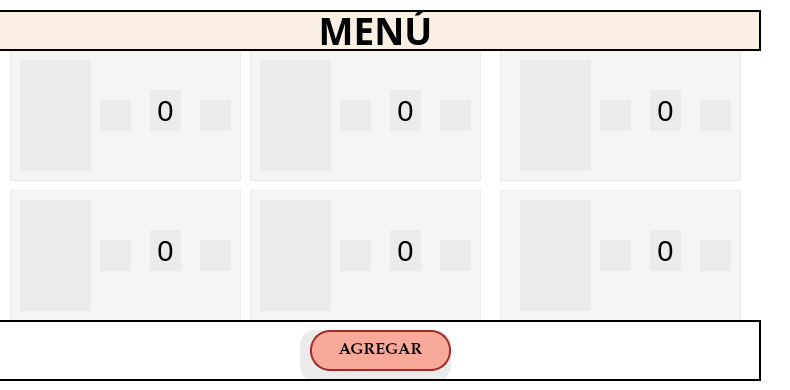
    <widget class="QWidget" name="page_menu">
     <property name="styleSheet">
      <string notr="true">background: white; 
</string>
     </property>
     <widget class="QLabel" name="inicioPagMenu">
      <property name="geometry">
       <rect>
        <x>-10</x>
        <y>10</y>
        <width>771</width>
        <height>41</height>
       </rect>
      </property>
      <property name="font">
       <font>
        <family>Roman</family>
        <pointsize>28</pointsize>
        <bold>true</bold>
       </font>
      </property>
      <property name="styleSheet">
       <string notr="true">border: 2px solid rgb(0, 0, 0); 
background: rgba(222, 175, 110,50)
</string>
      </property>
      <property name="text">
       <string>MENÚ</string>
      </property>
      <property name="alignment">
       <set>Qt::AlignmentFlag::AlignCenter</set>
      </property>
     </widget>
     <widget class="QFrame" name="frMocha">
      <property name="geometry">
       <rect>
        <x>10</x>
        <y>50</y>
        <width>231</width>
        <height>131</height>
       </rect>
      </property>
      <property name="styleSheet">
       <string notr="true">background:rgba(0, 0, 0, 10); 
border-color:black; 
</string>
      </property>
      <property name="frameShape">
       <enum>QFrame::Shape::StyledPanel</enum>
      </property>
      <property name="frameShadow">
       <enum>QFrame::Shadow::Raised</enum>
      </property>
      <widget class="QLabel" name="lbMocha">
       <property name="geometry">
        <rect>
         <x>10</x>
         <y>10</y>
         <width>71</width>
         <height>111</height>
        </rect>
       </property>
       <property name="styleSheet">
        <string notr="true">
background-repeat: no-repeat;
background-position: center;
border-image: url(:/imagenes/mocha.png) 0 0 0 0 stretch stretch;</string>
       </property>
       <property name="text">
        <string/>
       </property>
      </widget>
      <widget class="QPushButton" name="btnMasMocha">
       <property name="geometry">
        <rect>
         <x>190</x>
         <y>50</y>
         <width>31</width>
         <height>31</height>
        </rect>
       </property>
       <property name="cursor">
        <cursorShape>PointingHandCursor</cursorShape>
       </property>
       <property name="styleSheet">
        <string notr="true">border-radius: 20px; 
    background-repeat: no-repeat;
    background-position: center;
border-image: url(:/imagenes/mas.png) 0 0 0 0 stretch stretch;

</string>
       </property>
       <property name="text">
        <string/>
       </property>
      </widget>
      <widget class="QLabel" name="lbMochaCont">
       <property name="geometry">
        <rect>
         <x>140</x>
         <y>40</y>
         <width>31</width>
         <height>41</height>
        </rect>
       </property>
       <property name="font">
        <font>
         <pointsize>22</pointsize>
         <bold>false</bold>
        </font>
       </property>
       <property name="text">
        <string>0</string>
       </property>
       <property name="alignment">
        <set>Qt::AlignmentFlag::AlignCenter</set>
       </property>
      </widget>
      <widget class="QPushButton" name="btnMenosMocha">
       <property name="geometry">
        <rect>
         <x>90</x>
         <y>50</y>
         <width>31</width>
         <height>31</height>
        </rect>
       </property>
       <property name="cursor">
        <cursorShape>PointingHandCursor</cursorShape>
       </property>
       <property name="styleSheet">
        <string notr="true">border-radius: 20px; 
    background-repeat: no-repeat;
    background-position: center;
border-image: url(:/imagenes/menos.png) 0 0 0 0 stretch stretch;

</string>
       </property>
       <property name="text">
        <string/>
       </property>
      </widget>
     </widget>
     <widget class="QFrame" name="frLatte">
      <property name="geometry">
       <rect>
        <x>500</x>
        <y>50</y>
        <width>241</width>
        <height>131</height>
       </rect>
      </property>
      <property name="styleSheet">
       <string notr="true">background:rgba(0, 0, 0, 10); 
border-color:black; 
</string>
      </property>
      <property name="frameShape">
       <enum>QFrame::Shape::StyledPanel</enum>
      </property>
      <property name="frameShadow">
       <enum>QFrame::Shadow::Raised</enum>
      </property>
      <widget class="QLabel" name="lbLatte">
       <property name="geometry">
        <rect>
         <x>20</x>
         <y>10</y>
         <width>71</width>
         <height>111</height>
        </rect>
       </property>
       <property name="styleSheet">
        <string notr="true">border-image: url(:/imagenes/latte.png) 0 0 0 0 stretch stretch;
background-repeat: no-repeat;
background-position: center;</string>
       </property>
       <property name="text">
        <string/>
       </property>
      </widget>
      <widget class="QPushButton" name="btnMasLatte">
       <property name="geometry">
        <rect>
         <x>200</x>
         <y>50</y>
         <width>31</width>
         <height>31</height>
        </rect>
       </property>
       <property name="cursor">
        <cursorShape>PointingHandCursor</cursorShape>
       </property>
       <property name="styleSheet">
        <string notr="true">border-radius: 20px; 
    background-repeat: no-repeat;
    background-position: center;
border-image: url(:/imagenes/mas.png) 0 0 0 0 stretch stretch;

</string>
       </property>
       <property name="text">
        <string/>
       </property>
      </widget>
      <widget class="QLabel" name="lbLatteCont">
       <property name="geometry">
        <rect>
         <x>150</x>
         <y>40</y>
         <width>31</width>
         <height>41</height>
        </rect>
       </property>
       <property name="font">
        <font>
         <pointsize>22</pointsize>
         <bold>false</bold>
        </font>
       </property>
       <property name="text">
        <string>0</string>
       </property>
       <property name="alignment">
        <set>Qt::AlignmentFlag::AlignCenter</set>
       </property>
      </widget>
      <widget class="QPushButton" name="btnMenosLatte">
       <property name="geometry">
        <rect>
         <x>100</x>
         <y>50</y>
         <width>31</width>
         <height>31</height>
        </rect>
       </property>
       <property name="cursor">
        <cursorShape>PointingHandCursor</cursorShape>
       </property>
       <property name="styleSheet">
        <string notr="true">border-radius: 20px; 
    background-repeat: no-repeat;
    background-position: center;
border-image: url(:/imagenes/menos.png) 0 0 0 0 stretch stretch;

</string>
       </property>
       <property name="text">
        <string/>
       </property>
      </widget>
     </widget>
     <widget class="QFrame" name="frCaramelo">
      <property name="geometry">
       <rect>
        <x>250</x>
        <y>50</y>
        <width>231</width>
        <height>131</height>
       </rect>
      </property>
      <property name="styleSheet">
       <string notr="true">background:rgba(0, 0, 0, 10); 
border-color:black; 
</string>
      </property>
      <property name="frameShape">
       <enum>QFrame::Shape::StyledPanel</enum>
      </property>
      <property name="frameShadow">
       <enum>QFrame::Shadow::Raised</enum>
      </property>
      <widget class="QLabel" name="lbCaramelo">
       <property name="geometry">
        <rect>
         <x>10</x>
         <y>10</y>
         <width>71</width>
         <height>111</height>
        </rect>
       </property>
       <property name="styleSheet">
        <string notr="true">
background-repeat: no-repeat;
background-position: center;
border-image: url(:/imagenes/caramel.png) 0 0 0 0 stretch stretch;</string>
       </property>
       <property name="text">
        <string/>
       </property>
      </widget>
      <widget class="QPushButton" name="btnMasCaramelo">
       <property name="geometry">
        <rect>
         <x>190</x>
         <y>50</y>
         <width>31</width>
         <height>31</height>
        </rect>
       </property>
       <property name="cursor">
        <cursorShape>PointingHandCursor</cursorShape>
       </property>
       <property name="styleSheet">
        <string notr="true">border-radius: 20px; 
    background-repeat: no-repeat;
    background-position: center;
border-image: url(:/imagenes/mas.png) 0 0 0 0 stretch stretch;

</string>
       </property>
       <property name="text">
        <string/>
       </property>
      </widget>
      <widget class="QLabel" name="lbCarameloCont">
       <property name="geometry">
        <rect>
         <x>140</x>
         <y>40</y>
         <width>31</width>
         <height>41</height>
        </rect>
       </property>
       <property name="font">
        <font>
         <pointsize>22</pointsize>
         <bold>false</bold>
        </font>
       </property>
       <property name="text">
        <string>0</string>
       </property>
       <property name="alignment">
        <set>Qt::AlignmentFlag::AlignCenter</set>
       </property>
      </widget>
      <widget class="QPushButton" name="btnMenosCaramelo">
       <property name="geometry">
        <rect>
         <x>90</x>
         <y>50</y>
         <width>31</width>
         <height>31</height>
        </rect>
       </property>
       <property name="cursor">
        <cursorShape>PointingHandCursor</cursorShape>
       </property>
       <property name="styleSheet">
        <string notr="true">border-radius: 20px; 
    background-repeat: no-repeat;
    background-position: center;
border-image: url(:/imagenes/menos.png) 0 0 0 0 stretch stretch;

</string>
       </property>
       <property name="text">
        <string/>
       </property>
      </widget>
     </widget>
     <widget class="QFrame" name="finPagMenu">
      <property name="geometry">
       <rect>
        <x>-20</x>
        <y>320</y>
        <width>781</width>
        <height>61</height>
       </rect>
      </property>
      <property name="styleSheet">
       <string notr="true">border: 2px solid black;</string>
      </property>
      <property name="frameShape">
       <enum>QFrame::Shape::StyledPanel</enum>
      </property>
      <property name="frameShadow">
       <enum>QFrame::Shadow::Raised</enum>
      </property>
      <widget class="QFrame" name="Sombra">
       <property name="geometry">
        <rect>
         <x>320</x>
         <y>10</y>
         <width>151</width>
         <height>51</height>
        </rect>
       </property>
       <property name="styleSheet">
        <string notr="true">background: rgba(0, 0, 0, 20);
border-radius: 15px; 
border:none; 
</string>
       </property>
       <property name="frameShape">
        <enum>QFrame::Shape::StyledPanel</enum>
       </property>
       <property name="frameShadow">
        <enum>QFrame::Shadow::Raised</enum>
       </property>
       <widget class="QPushButton" name="btnAgregar">
        <property name="geometry">
         <rect>
          <x>10</x>
          <y>0</y>
          <width>141</width>
          <height>41</height>
         </rect>
        </property>
        <property name="font">
         <font>
          <family>Palatino Linotype</family>
          <pointsize>12</pointsize>
          <bold>true</bold>
         </font>
        </property>
        <property name="cursor">
         <cursorShape>PointingHandCursor</cursorShape>
        </property>
        <property name="styleSheet">
         <string notr="true">    border-radius: 20px;
    border: 2px solid brown;
    background-color: rgba(255, 141, 121,180);
</string>
        </property>
        <property name="text">
         <string>AGREGAR</string>
        </property>
       </widget>
      </widget>
     </widget>
     <widget class="QFrame" name="frCapuccino">
      <property name="geometry">
       <rect>
        <x>10</x>
        <y>190</y>
        <width>231</width>
        <height>131</height>
       </rect>
      </property>
      <property name="styleSheet">
       <string notr="true">background:rgba(0, 0, 0, 10); 
border-color:black; 
</string>
      </property>
      <property name="frameShape">
       <enum>QFrame::Shape::StyledPanel</enum>
      </property>
      <property name="frameShadow">
       <enum>QFrame::Shadow::Raised</enum>
      </property>
      <widget class="QLabel" name="lbCapuccino">
       <property name="geometry">
        <rect>
         <x>10</x>
         <y>10</y>
         <width>71</width>
         <height>111</height>
        </rect>
       </property>
       <property name="styleSheet">
        <string notr="true">
background-repeat: no-repeat;
background-position: center;
border-image: url(:/imagenes/capu.png) 0 0 0 0 stretch stretch;</string>
       </property>
       <property name="text">
        <string/>
       </property>
      </widget>
      <widget class="QPushButton" name="btnMasCapuccino">
       <property name="geometry">
        <rect>
         <x>190</x>
         <y>50</y>
         <width>31</width>
         <height>31</height>
        </rect>
       </property>
       <property name="cursor">
        <cursorShape>PointingHandCursor</cursorShape>
       </property>
       <property name="styleSheet">
        <string notr="true">border-radius: 20px; 
    background-repeat: no-repeat;
    background-position: center;
border-image: url(:/imagenes/mas.png) 0 0 0 0 stretch stretch;

</string>
       </property>
       <property name="text">
        <string/>
       </property>
      </widget>
      <widget class="QLabel" name="lbCapuccinoCont">
       <property name="geometry">
        <rect>
         <x>140</x>
         <y>40</y>
         <width>31</width>
         <height>41</height>
        </rect>
       </property>
       <property name="font">
        <font>
         <pointsize>22</pointsize>
         <bold>false</bold>
        </font>
       </property>
       <property name="text">
        <string>0</string>
       </property>
       <property name="alignment">
        <set>Qt::AlignmentFlag::AlignCenter</set>
       </property>
      </widget>
      <widget class="QPushButton" name="btnMenosCapuccino">
       <property name="geometry">
        <rect>
         <x>90</x>
         <y>50</y>
         <width>31</width>
         <height>31</height>
        </rect>
       </property>
       <property name="cursor">
        <cursorShape>PointingHandCursor</cursorShape>
       </property>
       <property name="styleSheet">
        <string notr="true">border-radius: 20px; 
    background-repeat: no-repeat;
    background-position: center;
border-image: url(:/imagenes/menos.png) 0 0 0 0 stretch stretch;

</string>
       </property>
       <property name="text">
        <string/>
       </property>
      </widget>
     </widget>
     <widget class="QFrame" name="frFrappe">
      <property name="geometry">
       <rect>
        <x>250</x>
        <y>190</y>
        <width>231</width>
        <height>131</height>
       </rect>
      </property>
      <property name="styleSheet">
       <string notr="true">background:rgba(0, 0, 0, 10); 
border-color:black; 
</string>
      </property>
      <property name="frameShape">
       <enum>QFrame::Shape::StyledPanel</enum>
      </property>
      <property name="frameShadow">
       <enum>QFrame::Shadow::Raised</enum>
      </property>
      <widget class="QLabel" name="lbFrappe">
       <property name="geometry">
        <rect>
         <x>10</x>
         <y>10</y>
         <width>71</width>
         <height>111</height>
        </rect>
       </property>
       <property name="styleSheet">
        <string notr="true">
background-repeat: no-repeat;
background-position: center;
border-image: url(:/imagenes/Frapp.png) 0 0 0 0 stretch stretch;</string>
       </property>
       <property name="text">
        <string/>
       </property>
      </widget>
      <widget class="QPushButton" name="btnMasFrappe">
       <property name="geometry">
        <rect>
         <x>190</x>
         <y>50</y>
         <width>31</width>
         <height>31</height>
        </rect>
       </property>
       <property name="cursor">
        <cursorShape>PointingHandCursor</cursorShape>
       </property>
       <property name="styleSheet">
        <string notr="true">border-radius: 20px; 
    background-repeat: no-repeat;
    background-position: center;
border-image: url(:/imagenes/mas.png) 0 0 0 0 stretch stretch;

</string>
       </property>
       <property name="text">
        <string/>
       </property>
      </widget>
      <widget class="QLabel" name="lbFrappeCont">
       <property name="geometry">
        <rect>
         <x>140</x>
         <y>40</y>
         <width>31</width>
         <height>41</height>
        </rect>
       </property>
       <property name="font">
        <font>
         <pointsize>22</pointsize>
         <bold>false</bold>
        </font>
       </property>
       <property name="text">
        <string>0</string>
       </property>
       <property name="alignment">
        <set>Qt::AlignmentFlag::AlignCenter</set>
       </property>
      </widget>
      <widget class="QPushButton" name="btnMenosFrappe">
       <property name="geometry">
        <rect>
         <x>90</x>
         <y>50</y>
         <width>31</width>
         <height>31</height>
        </rect>
       </property>
       <property name="cursor">
        <cursorShape>PointingHandCursor</cursorShape>
       </property>
       <property name="styleSheet">
        <string notr="true">border-radius: 20px; 
    background-repeat: no-repeat;
    background-position: center;
border-image: url(:/imagenes/menos.png) 0 0 0 0 stretch stretch;

</string>
       </property>
       <property name="text">
        <string/>
       </property>
      </widget>
     </widget>
     <widget class="QFrame" name="frAmericano">
      <property name="geometry">
       <rect>
        <x>500</x>
        <y>190</y>
        <width>241</width>
        <height>131</height>
       </rect>
      </property>
      <property name="styleSheet">
       <string notr="true">background:rgba(0, 0, 0, 10); 
border-color:black; 
</string>
      </property>
      <property name="frameShape">
       <enum>QFrame::Shape::StyledPanel</enum>
      </property>
      <property name="frameShadow">
       <enum>QFrame::Shadow::Raised</enum>
      </property>
      <widget class="QLabel" name="lbAmericano">
       <property name="geometry">
        <rect>
         <x>20</x>
         <y>10</y>
         <width>71</width>
         <height>111</height>
        </rect>
       </property>
       <property name="styleSheet">
        <string notr="true">border-image: url(:/imagenes/americano.png) 0 0 0 0 stretch stretch;
background-repeat: no-repeat;
background-position: center;</string>
       </property>
       <property name="text">
        <string/>
       </property>
      </widget>
      <widget class="QPushButton" name="btnMasAmericano">
       <property name="geometry">
        <rect>
         <x>200</x>
         <y>50</y>
         <width>31</width>
         <height>31</height>
        </rect>
       </property>
       <property name="cursor">
        <cursorShape>PointingHandCursor</cursorShape>
       </property>
       <property name="styleSheet">
        <string notr="true">border-radius: 20px; 
    background-repeat: no-repeat;
    background-position: center;
border-image: url(:/imagenes/mas.png) 0 0 0 0 stretch stretch;

</string>
       </property>
       <property name="text">
        <string/>
       </property>
      </widget>
      <widget class="QLabel" name="lbAmericanoCont">
       <property name="geometry">
        <rect>
         <x>150</x>
         <y>40</y>
         <width>31</width>
         <height>41</height>
        </rect>
       </property>
       <property name="font">
        <font>
         <pointsize>22</pointsize>
         <bold>false</bold>
        </font>
       </property>
       <property name="text">
        <string>0</string>
       </property>
       <property name="alignment">
        <set>Qt::AlignmentFlag::AlignCenter</set>
       </property>
      </widget>
      <widget class="QPushButton" name="btnMenosAmericano">
       <property name="geometry">
        <rect>
         <x>100</x>
         <y>50</y>
         <width>31</width>
         <height>31</height>
        </rect>
       </property>
       <property name="cursor">
        <cursorShape>PointingHandCursor</cursorShape>
       </property>
       <property name="styleSheet">
        <string notr="true">border-radius: 20px; 
    background-repeat: no-repeat;
    background-position: center;
border-image: url(:/imagenes/menos.png) 0 0 0 0 stretch stretch;

</string>
       </property>
       <property name="text">
        <string/>
       </property>
      </widget>
     </widget>
    </widget>
